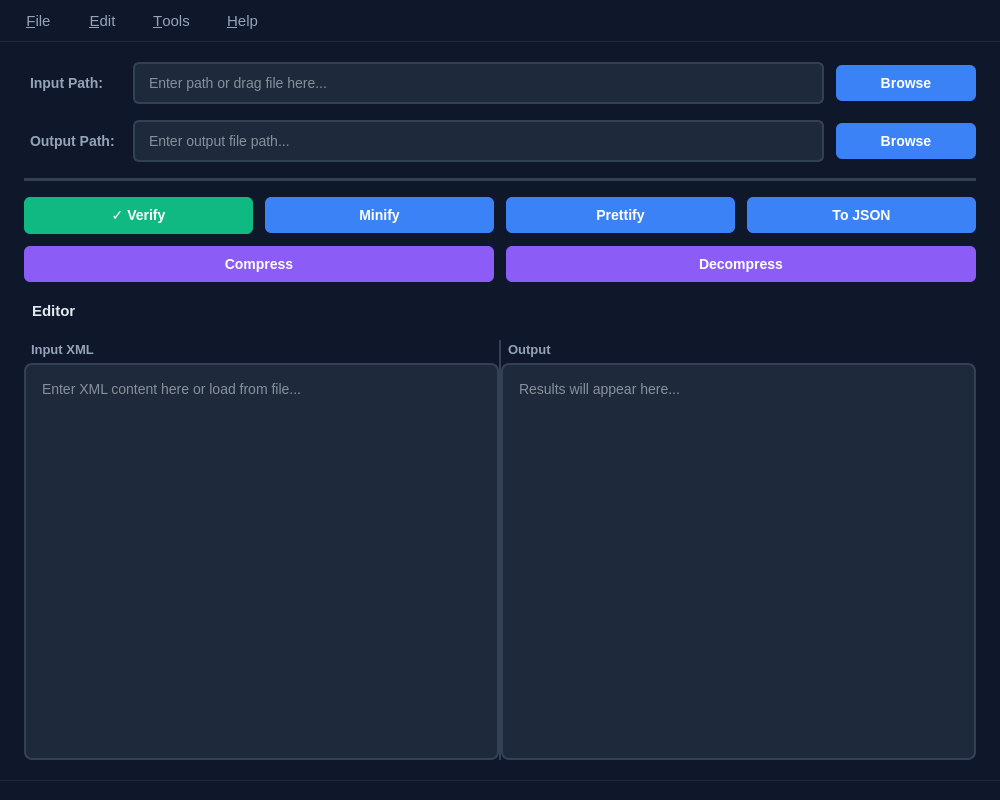
<?xml version="1.0" encoding="UTF-8"?>
<ui version="4.0">
 <class>MainWindow</class>
 <widget class="QMainWindow" name="MainWindow">
  <property name="geometry">
   <rect>
    <x>0</x>
    <y>0</y>
    <width>1000</width>
    <height>800</height>
   </rect>
  </property>
  <property name="minimumSize">
   <size>
    <width>900</width>
    <height>600</height>
   </size>
  </property>
  <property name="windowTitle">
   <string>XML Editor</string>
  </property>
  <property name="styleSheet">
   <string notr="true">/* Modern Dark Theme */
QMainWindow {
    background-color: #0f172a;
}

QWidget {
    background-color: transparent;
    color: #e2e8f0;
    font-family: 'Segoe UI', 'Inter', sans-serif;
    font-size: 11pt;
}

/* Card-style containers */
QWidget#centralwidget {
    background-color: #0f172a;
}

/* Labels */
QLabel {
    color: #94a3b8;
    font-weight: 500;
    padding: 2px;
    font-size: 10.5pt;
}

/* Input fields */
QLineEdit {
    background-color: #1e293b;
    border: 1.5px solid #334155;
    border-radius: 6px;
    padding: 10px 12px;
    selection-background-color: #3b82f6;
    color: #f1f5f9;
    font-size: 10.5pt;
}

QLineEdit:hover {
    border-color: #475569;
}

QLineEdit:focus {
    border-color: #3b82f6;
    background-color: #1e293b;
    outline: none;
}

QLineEdit:disabled {
    background-color: #1e293b;
    color: #64748b;
    border-color: #334155;
}

QLineEdit::placeholder {
    color: #64748b;
}

/* Buttons */
QPushButton {
    background-color: #3b82f6;
    color: white;
    border: none;
    border-radius: 6px;
    padding: 10px 20px;
    font-weight: 600;
    font-size: 10.5pt;
    min-width: 100px;
    transition: all 0.2s ease;
}

QPushButton:hover {
    background-color: #2563eb;
    transform: translateY(-1px);
}

QPushButton:pressed {
    background-color: #1d4ed8;
    transform: translateY(0);
}

QPushButton:disabled {
    background-color: #334155;
    color: #94a3b8;
}

/* Special button variants */
QPushButton#verifyBtn {
    background-color: #10b981;
}

QPushButton#verifyBtn:hover {
    background-color: #059669;
}

QPushButton#verifyBtn:pressed {
    background-color: #047857;
}

QPushButton#compressBtn {
    background-color: #8b5cf6;
}

QPushButton#compressBtn:hover {
    background-color: #7c3aed;
}

QPushButton#compressBtn:pressed {
    background-color: #6d28d9;
}

QPushButton#decompressBtn {
    background-color: #8b5cf6;
}

QPushButton#decompressBtn:hover {
    background-color: #7c3aed;
}

QPushButton#decompressBtn:pressed {
    background-color: #6d28d9;
}

/* Text editors */
QPlainTextEdit {
    background-color: #1e293b;
    border: 1.5px solid #334155;
    border-radius: 8px;
    padding: 12px;
    selection-background-color: #3b82f6;
    color: #f1f5f9;
    font-family: 'Cascadia Code', 'Consolas', 'Monaco', monospace;
    font-size: 10.5pt;
    line-height: 1.4;
}

QPlainTextEdit:hover {
    border-color: #475569;
}

QPlainTextEdit:focus {
    border-color: #3b82f6;
}

QPlainTextEdit::placeholder {
    color: #64748b;
}

/* Splitter */
QSplitter::handle {
    background-color: #334155;
    width: 2px;
}

QSplitter::handle:hover {
    background-color: #475569;
}

QSplitter::handle:horizontal {
    margin: 0 4px;
}

/* Menu bar */
QMenuBar {
    background-color: #0f172a;
    padding: 4px;
    border-bottom: 1px solid #1e293b;
}

QMenuBar::item {
    padding: 8px 16px;
    border-radius: 4px;
    color: #94a3b8;
}

QMenuBar::item:selected {
    background-color: #1e293b;
    color: #e2e8f0;
}

QMenuBar::item:pressed {
    background-color: #334155;
}

/* Menu */
QMenu {
    background-color: #1e293b;
    border: 1px solid #334155;
    border-radius: 6px;
    padding: 4px;
}

QMenu::item {
    padding: 8px 24px 8px 12px;
    border-radius: 4px;
    color: #e2e8f0;
}

QMenu::item:selected {
    background-color: #3b82f6;
    color: white;
}

QMenu::item:disabled {
    color: #64748b;
}

QMenu::separator {
    height: 1px;
    background-color: #334155;
    margin: 4px 8px;
}

/* Status bar */
QStatusBar {
    background-color: #0f172a;
    color: #94a3b8;
    border-top: 1px solid #1e293b;
    padding: 8px;
    font-size: 10pt;
}

QStatusBar::item {
    border: none;
}

/* Layout spacing */
QHBoxLayout, QVBoxLayout, QGridLayout {
    spacing: 12px;
    margin: 0;
}

/* Grid layout specific */
QGridLayout {
    margin-top: 8px;
    margin-bottom: 8px;
}

/* Tooltip */
QToolTip {
    background-color: #1e293b;
    color: #e2e8f0;
    border: 1px solid #334155;
    border-radius: 4px;
    padding: 8px;
    font-size: 10pt;
}

/* Scrollbars */
QScrollBar:vertical {
    border: none;
    background-color: #1e293b;
    width: 10px;
    border-radius: 5px;
    margin: 2px;
}

QScrollBar::handle:vertical {
    background-color: #475569;
    border-radius: 5px;
    min-height: 20px;
}

QScrollBar::handle:vertical:hover {
    background-color: #64748b;
}

QScrollBar::add-line:vertical, QScrollBar::sub-line:vertical {
    border: none;
    background: none;
    height: 0px;
}

QScrollBar::add-page:vertical, QScrollBar::sub-page:vertical {
    background: none;
}

QScrollBar:horizontal {
    border: none;
    background-color: #1e293b;
    height: 10px;
    border-radius: 5px;
    margin: 2px;
}

QScrollBar::handle:horizontal {
    background-color: #475569;
    border-radius: 5px;
    min-width: 20px;
}

QScrollBar::handle:horizontal:hover {
    background-color: #64748b;
}</string>
  </property>
  <widget class="QWidget" name="centralwidget">
   <layout class="QVBoxLayout" name="centralLayout">
    <property name="spacing">
     <number>16</number>
    </property>
    <property name="leftMargin">
     <number>24</number>
    </property>
    <property name="topMargin">
     <number>20</number>
    </property>
    <property name="rightMargin">
     <number>24</number>
    </property>
    <property name="bottomMargin">
     <number>20</number>
    </property>
    <item>
     <layout class="QHBoxLayout" name="inputLayout">
      <property name="spacing">
       <number>12</number>
      </property>
      <item>
       <widget class="QLabel" name="inputLabel">
        <property name="minimumSize">
         <size>
          <width>80</width>
          <height>0</height>
         </size>
        </property>
        <property name="text">
         <string>Input Path:   </string>
        </property>
       </widget>
      </item>
      <item>
       <widget class="QLineEdit" name="inputPath">
        <property name="placeholderText">
         <string>Enter path or drag file here...</string>
        </property>
       </widget>
      </item>
      <item>
       <widget class="QPushButton" name="browseInput">
        <property name="toolTip">
         <string>Select input XML file</string>
        </property>
        <property name="text">
         <string>Browse</string>
        </property>
       </widget>
      </item>
     </layout>
    </item>
    <item>
     <layout class="QHBoxLayout" name="outputLayout">
      <property name="spacing">
       <number>12</number>
      </property>
      <item>
       <widget class="QLabel" name="outputLabel">
        <property name="minimumSize">
         <size>
          <width>80</width>
          <height>0</height>
         </size>
        </property>
        <property name="text">
         <string>Output Path:</string>
        </property>
       </widget>
      </item>
      <item>
       <widget class="QLineEdit" name="outputPath">
        <property name="placeholderText">
         <string>Enter output file path...</string>
        </property>
       </widget>
      </item>
      <item>
       <widget class="QPushButton" name="browseOutput">
        <property name="toolTip">
         <string>Select output file location</string>
        </property>
        <property name="text">
         <string>Browse</string>
        </property>
       </widget>
      </item>
     </layout>
    </item>
    <item>
     <widget class="QFrame" name="divider">
      <property name="styleSheet">
       <string notr="true">background-color: #334155; border: none; height: 1px; margin: 8px 0;</string>
      </property>
      <property name="frameShape">
       <enum>QFrame::Shape::HLine</enum>
      </property>
      <property name="frameShadow">
       <enum>QFrame::Shadow::Sunken</enum>
      </property>
     </widget>
    </item>
    <item>
     <layout class="QGridLayout" name="buttonsLayout">
      <property name="spacing">
       <number>12</number>
      </property>
      <item row="0" column="0">
       <widget class="QPushButton" name="verifyBtn">
        <property name="toolTip">
         <string>Validate XML structure</string>
        </property>
        <property name="text">
         <string>✓ Verify</string>
        </property>
       </widget>
      </item>
      <item row="0" column="1">
       <widget class="QPushButton" name="miniBtn">
        <property name="toolTip">
         <string>Remove whitespace and compress XML</string>
        </property>
        <property name="text">
         <string>Minify</string>
        </property>
       </widget>
      </item>
      <item row="0" column="2">
       <widget class="QPushButton" name="prettifyBtn">
        <property name="toolTip">
         <string>Format XML with proper indentation</string>
        </property>
        <property name="text">
         <string>Prettify</string>
        </property>
       </widget>
      </item>
      <item row="0" column="3">
       <widget class="QPushButton" name="jsonBtn">
        <property name="toolTip">
         <string>Convert XML to JSON format</string>
        </property>
        <property name="text">
         <string>To JSON</string>
        </property>
       </widget>
      </item>
      <item row="1" column="0" colspan="2">
       <widget class="QPushButton" name="compressBtn">
        <property name="toolTip">
         <string>Compress XML data</string>
        </property>
        <property name="text">
         <string>Compress</string>
        </property>
       </widget>
      </item>
      <item row="1" column="2" colspan="2">
       <widget class="QPushButton" name="decompressBtn">
        <property name="toolTip">
         <string>Decompress XML data</string>
        </property>
        <property name="text">
         <string>Decompress</string>
        </property>
       </widget>
      </item>
     </layout>
    </item>
    <item>
     <widget class="QLabel" name="editorLabel">
      <property name="styleSheet">
       <string notr="true">font-weight: 600; font-size: 11.5pt; color: #e2e8f0; padding: 4px;</string>
      </property>
      <property name="text">
       <string>Editor</string>
      </property>
     </widget>
    </item>
    <item>
     <widget class="QSplitter" name="splitter">
      <property name="sizePolicy">
       <sizepolicy hsizetype="Expanding" vsizetype="Expanding">
        <horstretch>0</horstretch>
        <verstretch>1</verstretch>
       </sizepolicy>
      </property>
      <property name="orientation">
       <enum>Qt::Orientation::Horizontal</enum>
      </property>
      <property name="handleWidth">
       <number>2</number>
      </property>
      <property name="childrenCollapsible">
       <bool>false</bool>
      </property>
      <widget class="QWidget" name="inputContainer">
       <layout class="QVBoxLayout" name="inputContainerLayout">
        <property name="spacing">
         <number>4</number>
        </property>
        <property name="leftMargin">
         <number>0</number>
        </property>
        <property name="topMargin">
         <number>0</number>
        </property>
        <property name="rightMargin">
         <number>0</number>
        </property>
        <property name="bottomMargin">
         <number>0</number>
        </property>
        <item>
         <widget class="QLabel" name="inputTitle">
          <property name="styleSheet">
           <string notr="true">color: #94a3b8; font-size: 10pt; padding-left: 4px;</string>
          </property>
          <property name="text">
           <string>Input XML</string>
          </property>
         </widget>
        </item>
        <item>
         <widget class="QPlainTextEdit" name="inputText">
          <property name="sizePolicy">
           <sizepolicy hsizetype="Expanding" vsizetype="Expanding">
            <horstretch>1</horstretch>
            <verstretch>0</verstretch>
           </sizepolicy>
          </property>
          <property name="minimumSize">
           <size>
            <width>200</width>
            <height>300</height>
           </size>
          </property>
          <property name="placeholderText">
           <string>Enter XML content here or load from file...</string>
          </property>
         </widget>
        </item>
       </layout>
      </widget>
      <widget class="QWidget" name="outputContainer">
       <layout class="QVBoxLayout" name="outputContainerLayout">
        <property name="spacing">
         <number>4</number>
        </property>
        <property name="leftMargin">
         <number>0</number>
        </property>
        <property name="topMargin">
         <number>0</number>
        </property>
        <property name="rightMargin">
         <number>0</number>
        </property>
        <property name="bottomMargin">
         <number>0</number>
        </property>
        <item>
         <widget class="QLabel" name="outputTitle">
          <property name="styleSheet">
           <string notr="true">color: #94a3b8; font-size: 10pt; padding-left: 4px;</string>
          </property>
          <property name="text">
           <string>Output</string>
          </property>
         </widget>
        </item>
        <item>
         <widget class="QPlainTextEdit" name="outputView">
          <property name="sizePolicy">
           <sizepolicy hsizetype="Expanding" vsizetype="Expanding">
            <horstretch>1</horstretch>
            <verstretch>0</verstretch>
           </sizepolicy>
          </property>
          <property name="minimumSize">
           <size>
            <width>200</width>
            <height>300</height>
           </size>
          </property>
          <property name="readOnly">
           <bool>true</bool>
          </property>
          <property name="placeholderText">
           <string>Results will appear here...</string>
          </property>
         </widget>
        </item>
       </layout>
      </widget>
     </widget>
    </item>
   </layout>
  </widget>
  <widget class="QMenuBar" name="menubar">
   <property name="geometry">
    <rect>
     <x>0</x>
     <y>0</y>
     <width>1000</width>
     <height>48</height>
    </rect>
   </property>
   <widget class="QMenu" name="menuFile">
    <property name="title">
     <string>&amp;File</string>
    </property>
    <addaction name="actionOpen"/>
    <addaction name="actionSave"/>
    <addaction name="separator"/>
    <addaction name="actionExit"/>
   </widget>
   <widget class="QMenu" name="menuEdit">
    <property name="title">
     <string>&amp;Edit</string>
    </property>
    <addaction name="actionCopy"/>
    <addaction name="actionPaste"/>
    <addaction name="actionClear"/>
   </widget>
   <widget class="QMenu" name="menuTools">
    <property name="title">
     <string>&amp;Tools</string>
    </property>
    <addaction name="actionSettings"/>
   </widget>
   <widget class="QMenu" name="menuHelp">
    <property name="title">
     <string>&amp;Help</string>
    </property>
    <addaction name="actionAbout"/>
   </widget>
   <addaction name="menuFile"/>
   <addaction name="menuEdit"/>
   <addaction name="menuTools"/>
   <addaction name="menuHelp"/>
  </widget>
  <widget class="QStatusBar" name="statusbar">
   <property name="sizeGripEnabled">
    <bool>false</bool>
   </property>
  </widget>
  <action name="actionOpen">
   <property name="text">
    <string>&amp;Open...</string>
   </property>
   <property name="shortcut">
    <string>Ctrl+O</string>
   </property>
  </action>
  <action name="actionSave">
   <property name="text">
    <string>&amp;Save Output</string>
   </property>
   <property name="shortcut">
    <string>Ctrl+S</string>
   </property>
  </action>
  <action name="actionExit">
   <property name="text">
    <string>E&amp;xit</string>
   </property>
   <property name="shortcut">
    <string>Alt+F4</string>
   </property>
  </action>
  <action name="actionCopy">
   <property name="text">
    <string>&amp;Copy</string>
   </property>
   <property name="shortcut">
    <string>Ctrl+C</string>
   </property>
  </action>
  <action name="actionPaste">
   <property name="text">
    <string>&amp;Paste</string>
   </property>
   <property name="shortcut">
    <string>Ctrl+V</string>
   </property>
  </action>
  <action name="actionClear">
   <property name="text">
    <string>C&amp;lear All</string>
   </property>
   <property name="shortcut">
    <string>Ctrl+Shift+C</string>
   </property>
  </action>
  <action name="actionSettings">
   <property name="text">
    <string>&amp;Settings...</string>
   </property>
   <property name="shortcut">
    <string>Ctrl+Alt+S</string>
   </property>
  </action>
  <action name="actionAbout">
   <property name="text">
    <string>&amp;About</string>
   </property>
   <property name="shortcut">
    <string>F1</string>
   </property>
  </action>
 </widget>
 <resources/>
 <connections/>
</ui>
